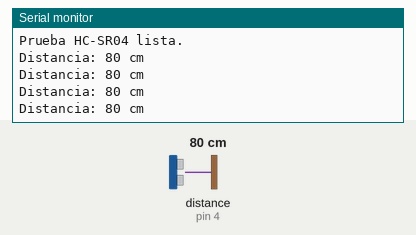
A sketch run on a simulated Arduino Uno, built with avr-gcc and run on an emulated ATmega328P. Parts: the last lines printed to the serial monitor. Wiring (inferred from the names in the program): ultrasonic range finder: trigger pin 2; echo pin 4. Inputs (shaded band) come from the test bench; at power-on: distance to the obstacle (sensor on pin 4) 80 cm. The echo pulse lasts 58.3 µs per cm.

Above: at 1.2 s.
1.3 s: distance to the obstacle (sensor on pin 4) set to 23 cm
At 1.74 s:
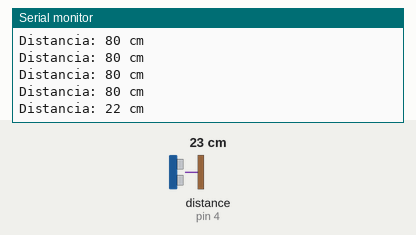
2.8 s: distance to the obstacle (sensor on pin 4) set to 19 cm
At 3.25 s:
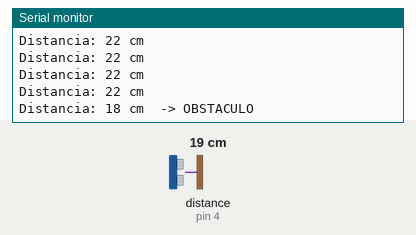

Measured:
- the behaviour switches between 21 and 20 cm on distance to the obstacle (sensor on pin 4) (found by bisection; images 1 and 2)
- after the input at 1.3 s, the serial monitor: prints a new line after 0.23 s (image 1)
- after the input at 2.8 s, the serial monitor: prints a new line after 0.24 s (image 2)

The sketch:

02_ultrasonic_test.ino
```cpp
/*
 * 02_ultrasonic_test.ino
 * -----------------------------------------------------------
 * Prueba del sensor de distancia HC-SR04.
 * Objetivo: verificar que medimos la distancia a un obstaculo
 * de forma estable, ANTES de usarla para evasion (paso 4).
 *
 * Que hace:
 *   Mide la distancia cada 300ms y la imprime por el Monitor Serie.
 *   Si hay un obstaculo a menos de 20cm, avisa "OBSTACULO".
 *
 * Como probar:
 *   1. Sube el sketch al Arduino.
 *   2. Abre el Monitor Serie a 9600 baudios.
 *   3. Acerca/aleja la mano frente al sensor y observa el valor en cm.
 *
 * Conexiones HC-SR04 -> Arduino UNO:
 *   VCC  -> 5V
 *   GND  -> GND
 *   TRIG -> D2
 *   ECHO -> D4
 */

const int PIN_TRIG = 2;
const int PIN_ECHO = 4;

const int UMBRAL_OBSTACULO_CM = 20;   // distancia que consideramos "obstaculo"
const unsigned long TIMEOUT_US = 25000;  // ~4m max; evita bloqueos si no hay eco

void setup() {
  pinMode(PIN_TRIG, OUTPUT);
  pinMode(PIN_ECHO, INPUT);
  digitalWrite(PIN_TRIG, LOW);

  Serial.begin(9600);
  Serial.println("Prueba HC-SR04 lista.");
}

void loop() {
  long distancia = medirDistanciaCm();

  if (distancia < 0) {
    // pulseIn devolvio 0 (timeout): sin eco / fuera de rango
    Serial.println("Sin lectura (fuera de rango o sin eco)");
  } else {
    Serial.print("Distancia: ");
    Serial.print(distancia);
    Serial.print(" cm");
    if (distancia < UMBRAL_OBSTACULO_CM) {
      Serial.print("  -> OBSTACULO");
    }
    Serial.println();
  }

  delay(300);
}

// Devuelve la distancia en cm, o -1 si no hubo eco (timeout).
long medirDistanciaCm() {
  // Pulso de disparo de 10us
  digitalWrite(PIN_TRIG, LOW);
  delayMicroseconds(2);
  digitalWrite(PIN_TRIG, HIGH);
  delayMicroseconds(10);
  digitalWrite(PIN_TRIG, LOW);

  // Mide cuanto tarda en volver el eco (en microsegundos)
  long duracion = pulseIn(PIN_ECHO, HIGH, TIMEOUT_US);
  if (duracion == 0) {
    return -1;  // timeout
  }

  // El sonido viaja ida y vuelta: dividir entre 2.
  // velocidad sonido ~343 m/s -> distancia(cm) = duracion_us / 58
  return duracion / 58;
}
```
